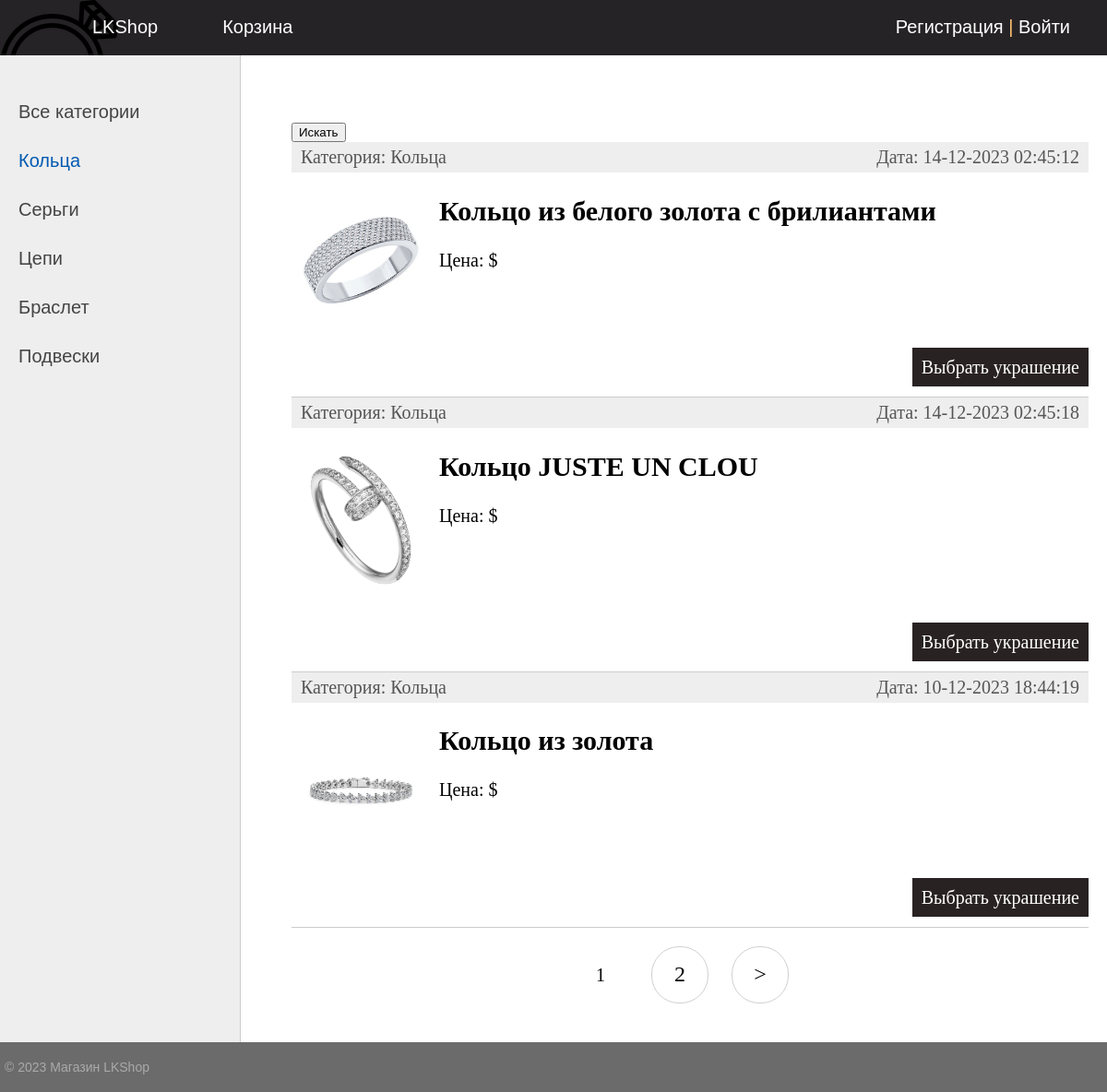
Before: /product/category/2/ with the older database file.
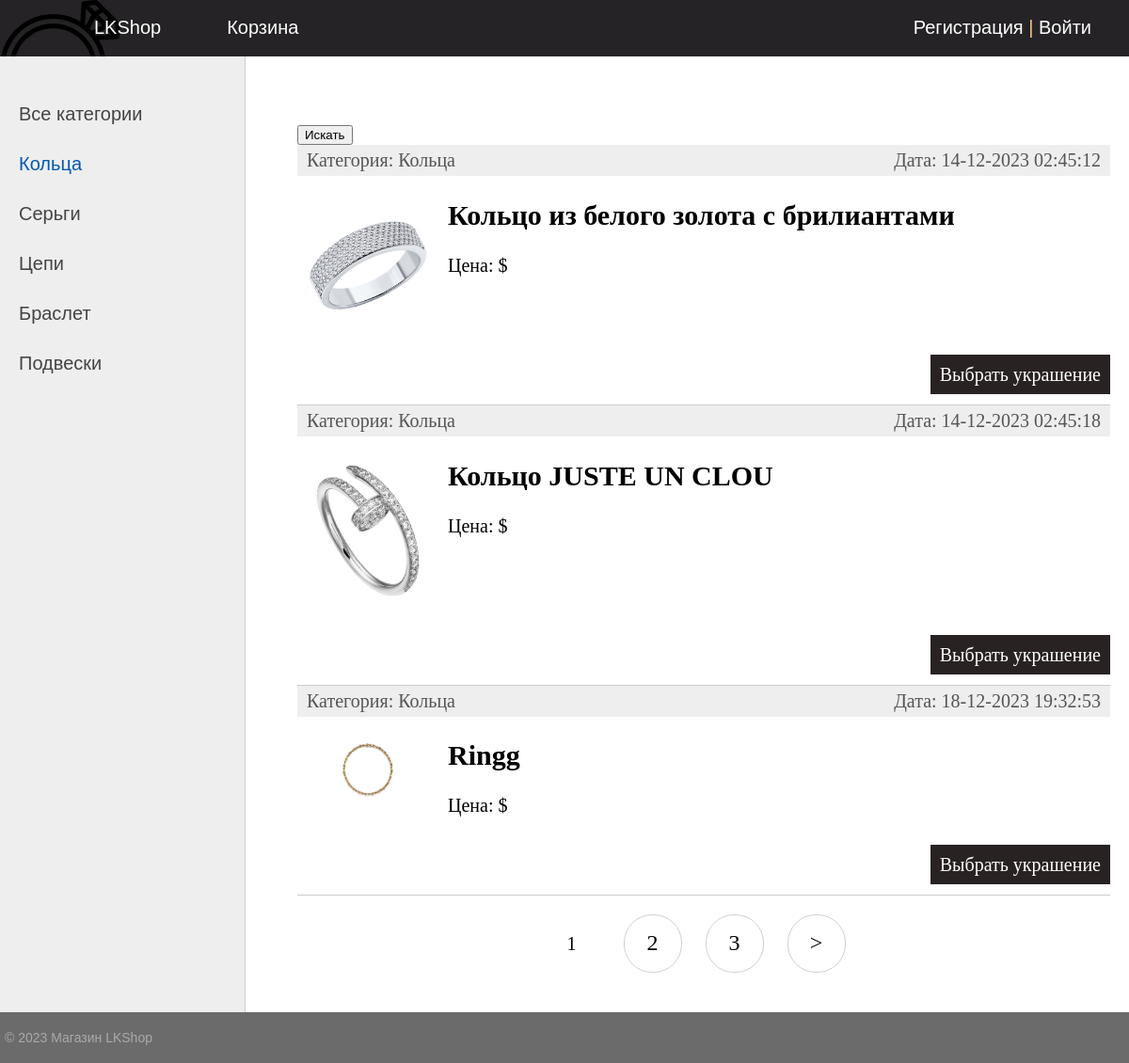
After: the same page with the newer database file.
### product/models.py (models this page shows, shortened)
class Category(models.Model):
    name = models.CharField(max_length=100, db_index= True, verbose_name="Категория")
    slug = models.SlugField(verbose_name='URL', max_length=255, unique=True, db_index=True)
    def __str__(self):
        return self.name
    def get_absolute_url(self):
        return reverse('category', kwargs={'cat_slug': self.slug})
    class Meta:
        verbose_name = 'Категория'
        verbose_name_plural = 'Категории'
        ordering =['id']

class Product(models.Model):
    name = models.CharField(max_length=255, verbose_name='Название')
    slug = models.SlugField(verbose_name='URL', max_length=255, unique=True, db_index=True)
    cost = models.IntegerField()
    articul = models.IntegerField()
    weight = models.FloatField(default=10, verbose_name='Вес')
    material = models.CharField(max_length=100, null=True, verbose_name='Материал')
    description = models.TextField(blank=True, verbose_name='Описание')
    photo = models.ImageField(upload_to="photos/%Y/%m/%d/", verbose_name='Фото')
    time_create = models.DateTimeField(auto_now_add=True, verbose_name='Время создания')
    time_update = models.DateTimeField(auto_now=True)
    is_published = models.BooleanField(default=True, verbose_name='Публикация')
    cat = models.ForeignKey('Category', on_delete=models.PROTECT, null = True, related_name='get_jewelries')
    user = models.ForeignKey(User, verbose_name='Пользователь', on_delete=models.CASCADE)
    def get_absolute_url(self):
        return reverse('jewelry', kwargs={'jewelry_slug': self.slug})
    class Meta:
        verbose_name = 'Украшения'
        verbose_name_plural = 'Украшения'
        ordering =['time_create', 'name']

### product/views.py (the view)
# urls.py: path('category/<slug:cat_slug>/', ProductCategory.as_view(), name='category'),
class ProductCategory(DataMixin, ListView):
    model = Product
    paginate_by=3
    template_name = 'product/index.html'
    context_object_name = 'jewelries'
    allow_empty = False
    def get_queryset(self):
        return Product.objects.filter(cat__slug=self.kwargs['cat_slug'], is_published=True)
    def get_context_data(self, *, object_list=None, **kwargs):
        context = super().get_context_data(**kwargs)
        c_def = self.get_user_context(name='Категория - ' + str(context['jewelries'][0].cat),
                                      cat_selected=context['jewelries'][0].cat_id)
        return dict(list(context.items()) + list(c_def.items()))

### product/utils.py (called while the page is built)
    def get_user_context(self, **kwargs):
        context = kwargs
        cats = Category.objects.all()
        context['menu'] = menu
        context['cats']=cats
        if 'cat_selected' not in context:
            context['cat_selected'] = 0
        return context

### product/templates/product/index.html (shortened to what this page needs)
{% extends 'product/base.html' %}
{% block content %}
	<form method="get" action="{% url 'home' %}">
		<button type="submit">Искать</button>
	</form>
<ul class="list-articles">
	{% for j in jewelries %}
			<li><div class="article-panel">
	<p class="first">Категория: {{j.cat}}</p>
	<p class="last">Дата: {{j.time_update|date:"d-m-Y H:i:s"}}</p>
</div>
{% if j.photo %}
	<p><img class="img-article-left thumb" src="{{j.photo.url}}"></p>
{% endif %}
					<h2>{{j.name}}</h2>
		{% autoescape on %}
		<p> Цена: {{j.formatted_cost}}$</p>
		{% endautoescape %}
				<p class="link-read-post"><a href="{{ j.get_absolute_url }}">Выбрать украшение</a></p>
				</li>
		{% endfor %}
</ul>
{% endblock %}

### product/templates/product/base.html (shortened to what this page needs)
{% load static %}
<!DOCTYPE html>
<html lang="en">
<head>
    <link type="text/css" href="{% static 'product/css/styles.css' %}" rel="stylesheet" />
</head>
<body>
{% block mainmenu %}
 <div class="header">
			<ul id="mainmenu" class="mainmenu">
			<li class="logo"><a href="#"><div class="logo">
				<img src="../../static/product/images/icon.ico" id="Home_Icon"/>
			</div></a></li>
{% for m in menu %}
			<li><a href="{% url m.url_name %}">{{m.name}}</a></li>
{% endfor %}
				{% if request.user.is_authenticated %}
				<li class="last"> {{user.username}} | <a href="{% url 'logout' %}">Выйти</a></li>
				{% else %}
				<li class ="last"><a href="{% url 'register' %}">Регистрация</a> | <a href="{% url 'login' %}">Войти</a></li>
				{% endif %}
			</ul>
		</div>
{% endblock mainmenu %}
<table class="table-content" border=0 cellpadding="0" cellspacing="0">
<tr>
	<td valign="top" class="left-chapters">
	<ul id="leftchapters">
{% if cat_selected == 0 %}
		<li class="selected">Все категории</li>
{% else %}
		<li><a href="{% url 'home' %}">Все категории</a></li>
{% endif %}
{% for c in cats %}
	{% if c.pk == cat_selected %}
		<li class="selected">{{c.name}}</li>
	{% else %}
		<li><a href="{{ c.get_absolute_url }}">{{c.name}}</a></li>
	{% endif %}
{% endfor %}
	</ul>
</td>
<td valign="top" class="content">
	<div class="content-text">
{% block content %}
{% endblock %}
{% if page_obj.has_other_pages %}
<nav class="list-pages">
 	<ul>
		{% for p in paginator.page_range %}
		{% if page_obj.number == p %}
		<li class="page-num page-num-selected">{{ p }}</li>
		{% elif p >= page_obj.number|add:-2 and p <= page_obj.number|add:2 %}
		<li class="page-num">
			<a href="?page={{ p }}">{{ p }}</a>
 		</li>
 		{% endif %}
 		{% endfor %}
{% if page_obj.has_next %}
<li class="page-num">
	<a href="?page={{ page_obj.next_page_number }}">&gt;</a>
</li>
{%endif%}
 	</ul>
</nav>
{% endif %}
	</div>
</td></tr></table>
<tr><td valign=top>
	<div id="footer">
		<p>&copy; 2023 Магазин LKShop</p>
	</div>
</td></tr></table>
</body>
</html>

Changed rows visible on the page:
no longer on this page (row edited): Product: cat "Кольца", time_update "10-12-2023 18:44:19", photo (picture), name "Кольцо из золота"
now on this page (row edited): Product: cat "Кольца", time_update "18-12-2023 19:32:53", photo (picture), name "Ringg"
Other visible differences:
new list line: "3"
